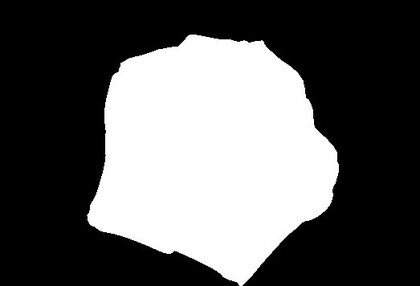
%> input picture AI_TTNT/KNN/bitmap/1.jpg, 420 x 286 px, shrunk from 523 x 356 before the run; its folder holds only this picture in this run
$ octave BT_KNN.m   (GNU Octave 9; MATLAB toolbox functions it lacks are replaced by stand-ins)
%> lines starting %> are read from the running program, lines starting %| are printed output that depends on the picture; in (x1, y1, x2, y2) boxes, pixels count from 0 and x2, y2 are one past the last pixel; in counts of white or black regions, pixels touching at a corner belong together; the program's own positions count from 1
clear;
clc;

%doc nhieu file anh :
imagefiles = dir('bitmap\*.jpg');
nfiles = length(imagefiles);
for j=1: nfiles
    currentfilename = ['bitmap\' num2str(j) '.jpg'];
    img = imread(currentfilename);
%> img is the input picture: size 286x420x3 uint8; min 0, max 255, mean 93.2
    % moment trung tam:
    m02 = Central_moments(img,0,2);
%> in Central_moments, `img2 = im2bw(img);`:
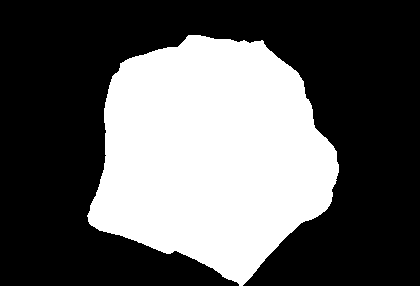
%> img2: size 286x420 logical; 36.6% white; 1 white region, box (x1, y1, x2, y2) and area: (87, 35, 339, 286) 43922
%> in Central_moments, `S = sum(img2(:));`: S = 43922
%> after the loop in Central_moments, `for i = 1:sizea(1)`: sumy = 286 values, max 50127 at index 217, min 0 at index 1, mean 23807
%> in Central_moments, `sumY = sum(sumy)/S;`: sumY = 155
%> after the loop in Central_moments, `for i = 1:sizea(2)`: sumx = 420 values, max 59780 at index 244, min 0 at index 1, mean 22203.5
%> in Central_moments, `sumX = sum(sumx)/S;`: sumX = 212.3
%> after the loop in Central_moments, `for i = 1:sizea(1)`: m = 153697351.5
%> m02 = 153697351.5
    m20 = Central_moments(img,2,0);
%> m20 = 158855711
    m11 = Central_moments(img,1,1);
%> m11 = 3420789.4
    m30 = Central_moments(img,3,0);
%> m30 = 24212291.4
    m03 = Central_moments(img,0,3);
%> m03 = -325912087.8
    m12 = Central_moments(img,1,2);
%> m12 = -184070771.3
    m21 = Central_moments(img,2,1);
%> m21 = 570639533.1
    %Central_moments(0,0)

    % moment trung tam chuan hoa :
%> the run ends on the next line
    M02 = Central_normalized_moments(img,0,2);
% [102 lines not run here, left out]
function m = Central_moments(img,p,q)
m = 0;
img2 = im2bw(img);
S = sum(img2(:));
sizea= size(img2) ;
for i = 1:sizea(1)
    sumy(i) = sum(i*sum(img2(i,:)));
end
sumY = sum(sumy)/S;
for i = 1:sizea(2)
    sumx(i) = sum(i*sum(img2(:,i)));
end
sumX = sum(sumx)/S;
    for i = 1:sizea(1)
        for j = 1:sizea(2)
            m = ((j-sumX)^p * (i-sumY)^q * img2(i,j)) + m;
        end
    end
end
